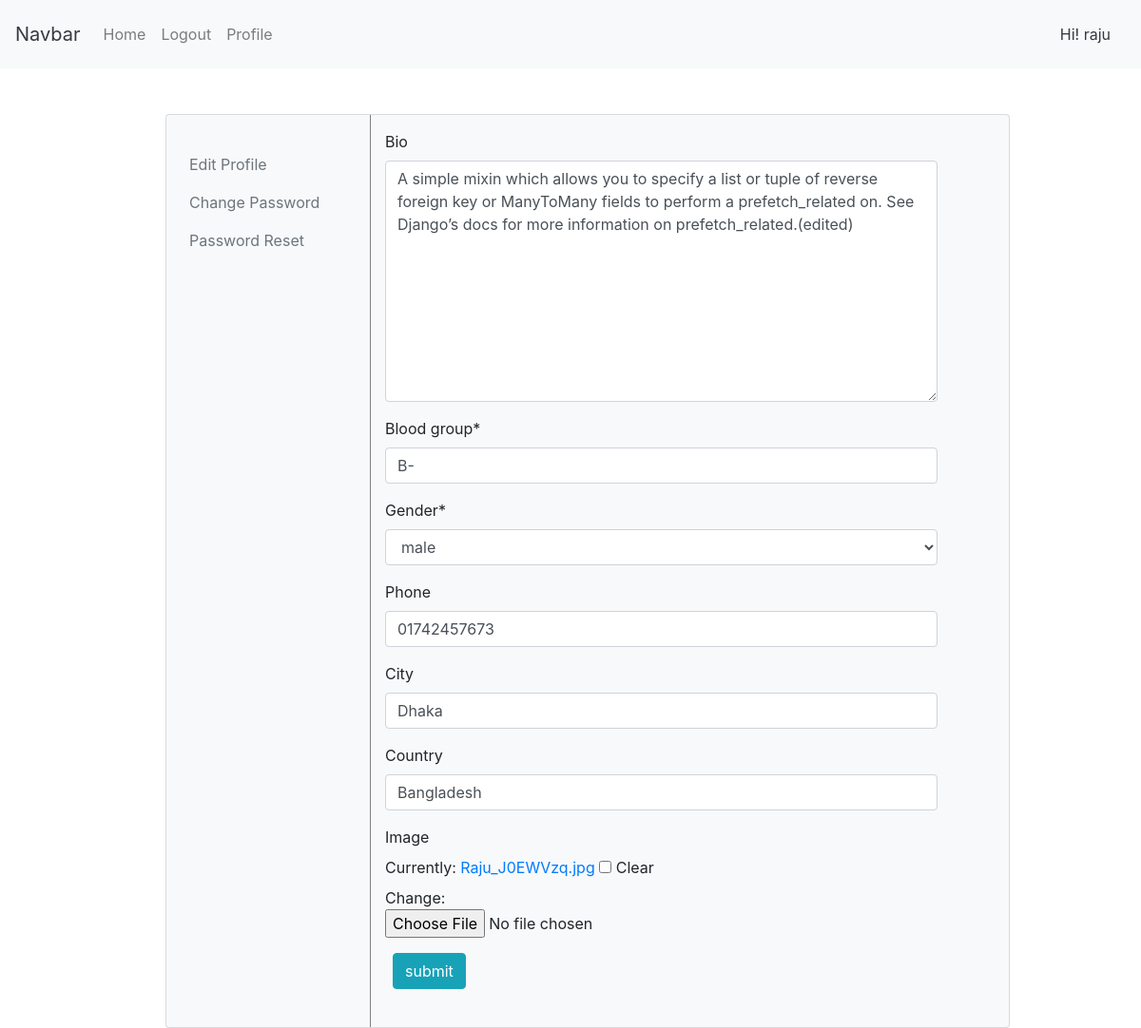
The page /profileupdate/ (signed in) on the database its author committed.
### profilee/models.py (models this page shows, shortened)
class User(AbstractUser):
    email = models.EmailField(_('email address'), unique=True)
    USERNAME_FIELD = 'email'
    REQUIRED_FIELDS = []
    objects = UserManager()

class UserProfile(models.Model):
    MALE = 'male'
    FEMALE = 'female'
    OTHERS = 'others'
    GENDER_CHOICE = (
    (MALE, 'male'),
    (FEMALE, 'female'),
    (OTHERS, 'others'),
    )
    user = models.OneToOneField(settings.AUTH_USER_MODEL, on_delete=models.CASCADE)
    blood_group = models.CharField(max_length=100, null=True)
    gender = models.CharField(max_length=120, choices=GENDER_CHOICE, default=MALE)
    website = models.URLField(default='', blank=True)
    bio = models.TextField(default='', blank=True, null=True)
    phone = models.CharField(max_length=20, blank=True, default='')
    city = models.CharField(max_length=100, default='', blank=True)
    country = models.CharField(max_length=100, default='', blank=True)
    image = models.ImageField(default='default.png', blank = True, null=True)

### profilee/views.py (the view, shortened to what this page needs)
# urls.py: path('profileupdate/', views.UserprofileUpdateView.as_view(), name='profileupdate'),
class UserprofileUpdateView(LoginRequiredMixin, UpdateView):
    model = UserProfile
    template_name = 'profileform.html'
    fields = ('bio', 'blood_group', 'gender', 'phone', 'city', 'country', 'image',)
    login_url = "login/"
    success_url = reverse_lazy('profile')
    def get_object(self):
        return UserProfile.objects.get(user=self.request.user)

### templates/profileform.html (shortened to what this page needs)
{% extends 'base.html' %}
{% load crispy_forms_tags %}
{% block content %}
<br>
<br>
<div class="container ml-5 mr-4">
  <div class="card bg-light " style="margin: auto; width: 80%;">
    <div class="row">
      <div class="col-sm-3 mt-3">
        <div class="ml-4 mt-4">
          <p class="mb-3"  ><a class="text-secondary" href="{% url 'profileupdate' %}">Edit Profile </a></p>
          <p class="mb-3" ><a class="text-secondary" href="{% url 'password_change' %}">Change Password </a></p>
          <p class="mb-3" ><a class="text-secondary" href="{% url 'password_reset' %}">Password Reset </a></p>
        </div>
      </div>
      <div class="col-sm-8 mt-3">
        <div class="form">
          <form class="" action="" method="post" enctype="multipart/form-data">
            {{ form|crispy }}
            <button class="btn btn-info ml-2" type="submit" name="button">submit</button>
          </form>
        </div>
      </div>
      <br>
    </div>
  </div>
</div>
{% endblock  %}

### templates/base.html (shortened to what this page needs)
<!doctype html>
<html lang="en">
  <head>
    <link rel="stylesheet" href="https://stackpath.bootstrapcdn.com/bootstrap/4.2.1/css/bootstrap.min.css">
  </head>
  <body>
    <div class="">
  <nav class="navbar navbar-expand-lg navbar-light bg-light">
    <a class="navbar-brand text-dark" href="{% url 'home' %}">Navbar</a>
    <div class="collapse navbar-collapse" id="navbarText">
      <ul class="navbar-nav mr-auto">
        <li  class="{% if request.resolver_match.url_name == "home" %}active{% endif %}">
          <a class="nav-link" href="{% url 'home' %}">Home <span class="sr-only">(current)</span></a>
        </li>
        {% if user.is_authenticated %}
        <li class="{% if request.resolver_match.url_name == "logout" %}active{% endif %}">
          <a class="nav-link" href="{% url 'logout' %}">Logout </a>
        </li>
        {% else %}
        <li class="nav-item ">
          <a class="nav-link " href="{% url 'login' %}">Login <span class="sr-only"></span></a>
        </li>
        {% endif %}
        <li class="{% if request.resolver_match.url_name == "profile" %}active{% endif %}">
          <a class="nav-link " href="{% url 'profile' %}">Profile </a>
        </li>
      </ul>
      <span class="navbar-text">
        <a class="nav-link text-dark" href="{% url 'profile' %}">Hi! {{  user.username }} </a>
      </span>
    </div>
  </nav>
  <div class="">
    {% block content %}
    {% endblock %}
  </div>
  </div>
  </body>
</html>

### rows shown on the page
User: username "raju"
UserProfile: bio "A simple mixin which allows you to specify a list or tuple of reverse foreign key or ManyToMany fields to perform a prefetch_related on. See Django’s docs for more information on prefetch_related.(edited)", blood_group "B-", gender "male", phone "01742457673", city "Dhaka", country "Bangladesh"
